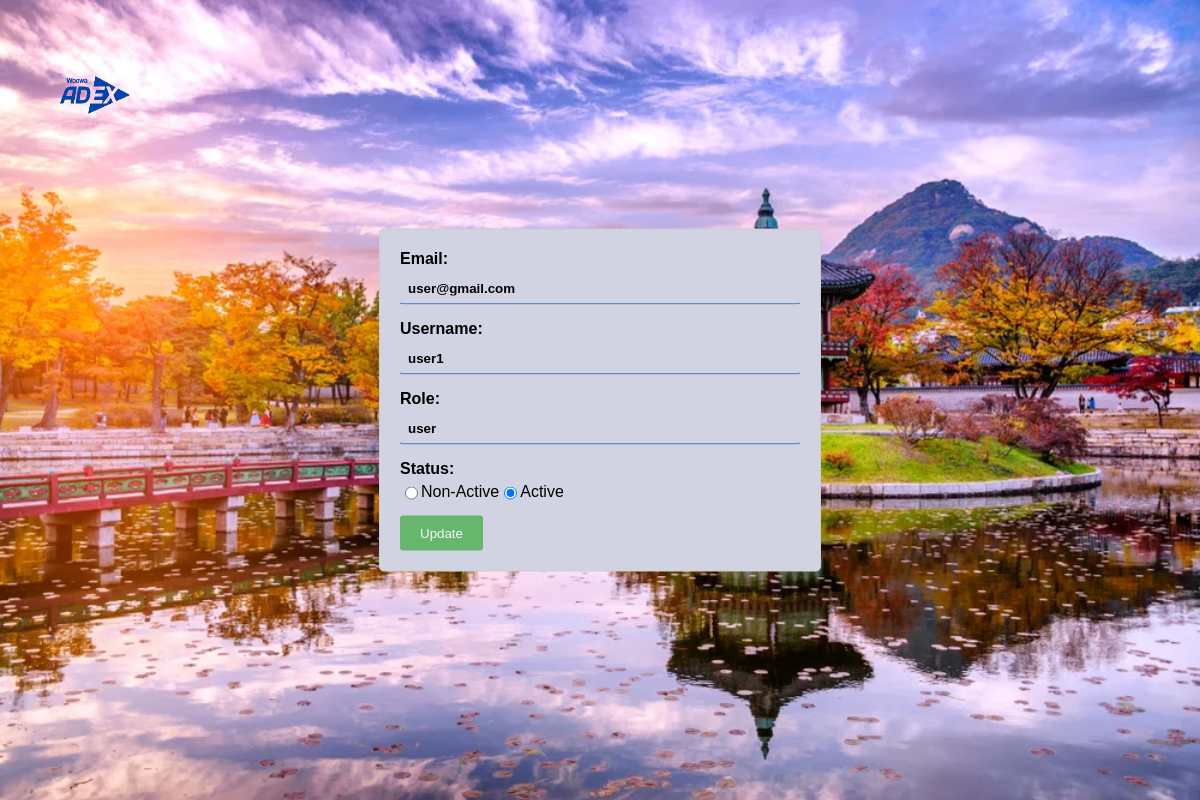
The page /admin/edit_user.php?id=1 on the database its author committed.
### tables this page shows
CREATE TABLE `users` (
  `id` int(11) NOT NULL,
  `email` varchar(255) NOT NULL,
  `username` varchar(255) NOT NULL,
  `password` varchar(255) NOT NULL,
  `quyenhan` varchar(255) NOT NULL,
  `created_date` datetime DEFAULT current_timestamp(),
  `status` tinyint(1) DEFAULT 1
);

### admin/edit_user.php (the view, shortened to what this page needs)
<?php
if (isset($_GET['id'])) {
    $userID = $_GET['id'];
   include 'connect.php';
    $query = "SELECT * FROM users WHERE id = '$userID'";
    $result = mysqli_query($conn, $query);
    if (mysqli_num_rows($result) > 0) {
        $user = mysqli_fetch_assoc($result);
        ?>
     <div class="edit-background">
     <img src="./images/woowa_logo.png" alt="" class="logo-edit">
    <form action="update_user.php" method="POST" class="edit-form">
    <div class="form-group">
        <label for="email">Email:</label>
        <input type="email" name="email" value="<?php echo $user['email']; ?>">
    </div>
    <div class="form-group">
        <label for="username">Username:</label>
        <input type="text" name="username" value="<?php echo $user['username']; ?>">
    </div>
    <div class="form-group">
        <label for="role">Role:</label>
        <input type="text" name="role" value="<?php echo $user['quyenhan']; ?>">
    </div>
    <div class="form-group">
        <label>Status:</label>
        <div class="radio-group">
            <input type="radio" name="status" value="0" <?php if ($user['status'] == 0) echo 'checked'; ?>>
            <span class="radio-label">Non-Active</span>
            <input type="radio" name="status" value="1" <?php if ($user['status'] == 1) echo 'checked'; ?>>
            <span class="radio-label">Active</span>
        </div>
    </div>
    <input type="submit" value="Update" class="btn-submit">
</form>
</div>
<?php
    } else {
        echo "User not found.";
    }
} else {
    echo "Invalid user ID.";
}
?>
<link rel="stylesheet" href="css/edit.css">

### admin/css/edit.css (style rules this page uses)
.edit-background { display: block; background-image: url(../images/korea.png); background-size: cover; font-family: Arial, sans-serif; height: 100%; position: relative; }
.edit-form { width: 400px; margin: 0 auto; padding: 20px; border: 1px solid #ccc; border-radius: 5px; background-color: #d1d3e2; top: 50%; left: 50%; transform: translate(-50%, -50%); position: absolute; }
.form-group { margin-bottom: 15px; }
label { display: block; font-weight: bold; margin-bottom: 5px; }
input[type="text"], input[type="email"] { font-weight: bold; width: 100%; padding: 8px; border: none; border-bottom: 1px solid #0043AB; border-radius: 3px; background: transparent; }
.radio-group { display: flex; align-items: center; margin-top: 5px; }
.btn-submit { display: inline-block; padding: 10px 20px; background-color: #4caf50; color: #fff; border: none; border-radius: 3px; cursor: pointer; opacity: 0.8; }
.logo-edit { width: 190px; height: 190px; position: absolute; border: none; }

### rows shown on the page
users: email "user@gmail.com", username "user1", role "user", status "☑"
